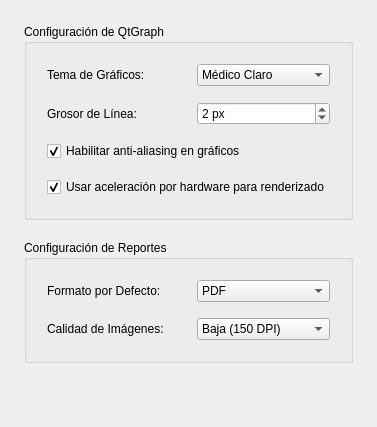
        <widget class="QWidget" name="charts_page">
         <property name="objectName">
          <string>charts_page</string>
         </property>
         <layout class="QVBoxLayout" name="charts_layout">
          <property name="spacing">
           <number>20</number>
          </property>
          <property name="leftMargin">
           <number>24</number>
          </property>
          <property name="topMargin">
           <number>24</number>
          </property>
          <property name="rightMargin">
           <number>24</number>
          </property>
          <property name="bottomMargin">
           <number>24</number>
          </property>
          <item>
           <widget class="QGroupBox" name="qtgraph_settings_group">
            <property name="title">
             <string>Configuración de QtGraph</string>
            </property>
            <property name="objectName">
             <string>qtgraph_settings_group</string>
            </property>
            <layout class="QGridLayout" name="qtgraph_layout">
             <property name="spacing">
              <number>16</number>
             </property>
             <property name="leftMargin">
              <number>20</number>
             </property>
             <property name="topMargin">
              <number>20</number>
             </property>
             <property name="rightMargin">
              <number>20</number>
             </property>
             <property name="bottomMargin">
              <number>20</number>
             </property>
             <item row="0" column="0">
              <widget class="QLabel" name="label_chart_theme">
               <property name="text">
                <string>Tema de Gráficos:</string>
               </property>
               <property name="objectName">
                <string>label_chart_theme</string>
               </property>
              </widget>
             </item>
             <item row="0" column="1">
              <widget class="QComboBox" name="combo_chart_theme">
               <property name="objectName">
                <string>combo_chart_theme</string>
               </property>
               <item>
                <property name="text">
                 <string>Médico Claro</string>
                </property>
               </item>
               <item>
                <property name="text">
                 <string>Médico Oscuro</string>
                </property>
               </item>
               <item>
                <property name="text">
                 <string>Científico</string>
                </property>
               </item>
               <item>
                <property name="text">
                 <string>Alto Contraste</string>
                </property>
               </item>
              </widget>
             </item>
             <item row="1" column="0">
              <widget class="QLabel" name="label_line_width">
               <property name="text">
                <string>Grosor de Línea:</string>
               </property>
               <property name="objectName">
                <string>label_line_width</string>
               </property>
              </widget>
             </item>
             <item row="1" column="1">
              <widget class="QSpinBox" name="spinbox_line_width">
               <property name="suffix">
                <string> px</string>
               </property>
               <property name="minimum">
                <number>1</number>
               </property>
               <property name="maximum">
                <number>10</number>
               </property>
               <property name="value">
                <number>2</number>
               </property>
               <property name="objectName">
                <string>spinbox_line_width</string>
               </property>
              </widget>
             </item>
             <item row="2" column="0" colspan="2">
              <widget class="QCheckBox" name="check_antialiasing">
               <property name="text">
                <string>Habilitar anti-aliasing en gráficos</string>
               </property>
               <property name="objectName">
                <string>check_antialiasing</string>
               </property>
               <property name="checked">
                <bool>true</bool>
               </property>
              </widget>
             </item>
             <item row="3" column="0" colspan="2">
              <widget class="QCheckBox" name="check_hardware_acceleration">
               <property name="text">
                <string>Usar aceleración por hardware para renderizado</string>
               </property>
               <property name="objectName">
                <string>check_hardware_acceleration</string>
               </property>
               <property name="checked">
                <bool>true</bool>
               </property>
              </widget>
             </item>
            </layout>
           </widget>
          </item>
          <item>
           <widget class="QGroupBox" name="reports_settings_group">
            <property name="title">
             <string>Configuración de Reportes</string>
            </property>
            <property name="objectName">
             <string>reports_settings_group</string>
            </property>
            <layout class="QGridLayout" name="reports_layout">
             <property name="spacing">
              <number>16</number>
             </property>
             <property name="leftMargin">
              <number>20</number>
             </property>
             <property name="topMargin">
              <number>20</number>
             </property>
             <property name="rightMargin">
              <number>20</number>
             </property>
             <property name="bottomMargin">
              <number>20</number>
             </property>
             <item row="0" column="0">
              <widget class="QLabel" name="label_default_format">
               <property name="text">
                <string>Formato por Defecto:</string>
               </property>
               <property name="objectName">
                <string>label_default_format</string>
               </property>
              </widget>
             </item>
             <item row="0" column="1">
              <widget class="QComboBox" name="combo_default_format">
               <property name="objectName">
                <string>combo_default_format</string>
               </property>
               <item>
                <property name="text">
                 <string>PDF</string>
                </property>
               </item>
               <item>
                <property name="text">
                 <string>Word (DOCX)</string>
                </property>
               </item>
               <item>
                <property name="text">
                 <string>HTML</string>
                </property>
               </item>
              </widget>
             </item>
             <item row="1" column="0">
              <widget class="QLabel" name="label_image_quality">
               <property name="text">
                <string>Calidad de Imágenes:</string>
               </property>
               <property name="objectName">
                <string>label_image_quality</string>
               </property>
              </widget>
             </item>
             <item row="1" column="1">
              <widget class="QComboBox" name="combo_image_quality">
               <property name="objectName">
                <string>combo_image_quality</string>
               </property>
               <item>
                <property name="text">
                 <string>Baja (150 DPI)</string>
                </property>
               </item>
               <item>
                <property name="text">
                 <string>Media (300 DPI)</string>
                </property>
               </item>
               <item>
                <property name="text">
                 <string>Alta (600 DPI)</string>
                </property>
               </item>
              </widget>
             </item>
            </layout>
           </widget>
          </item>
          <item>
           <spacer name="charts_spacer">
            <property name="orientation">
             <enum>Qt::Vertical</enum>
            </property>
            <property name="sizeHint" stdset="0">
             <size>
              <width>20</width>
              <height>40</height>
             </size>
            </property>
           </spacer>
          </item>
         </layout>
        </widget>
